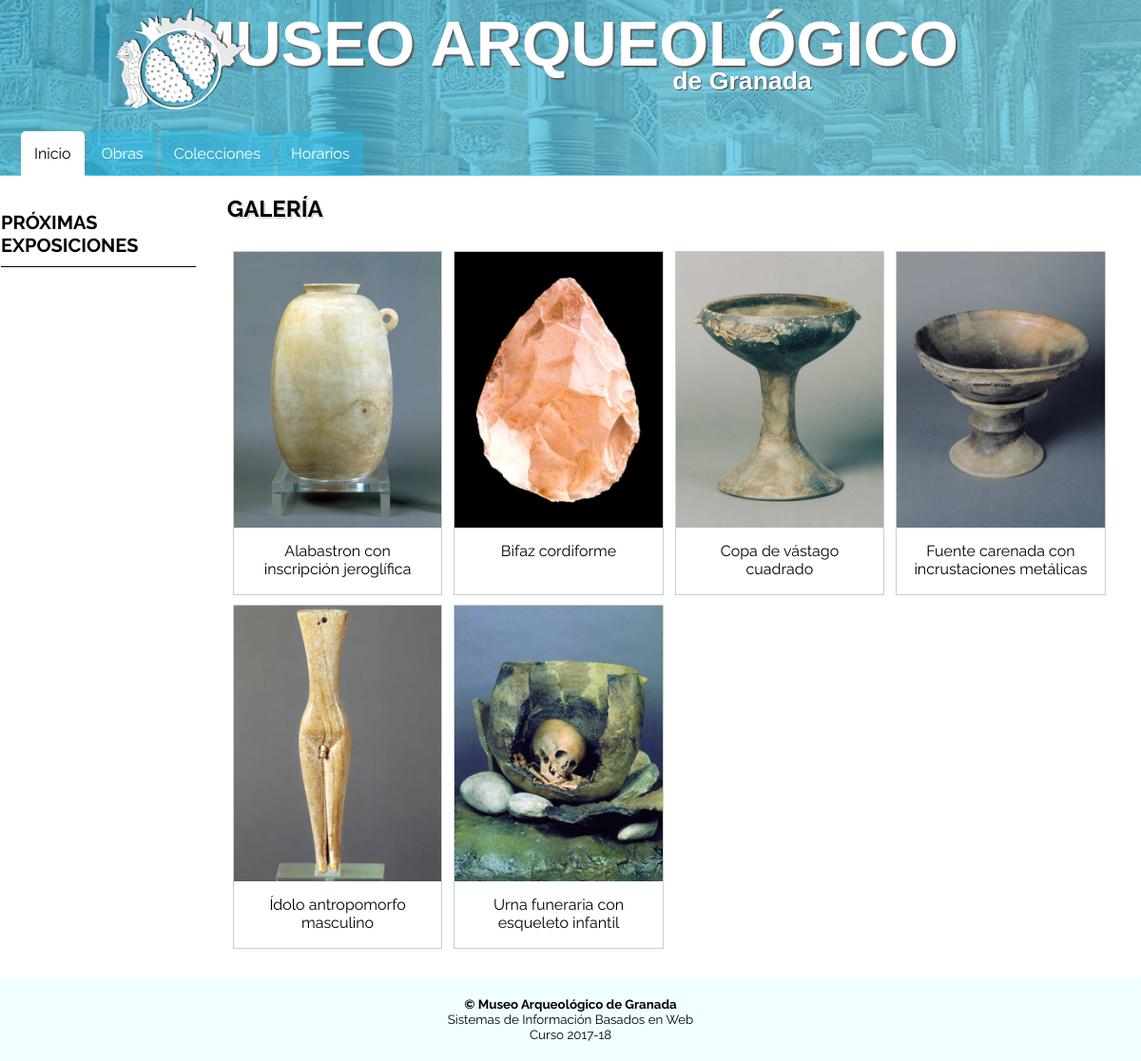
Before: / with the older database file.
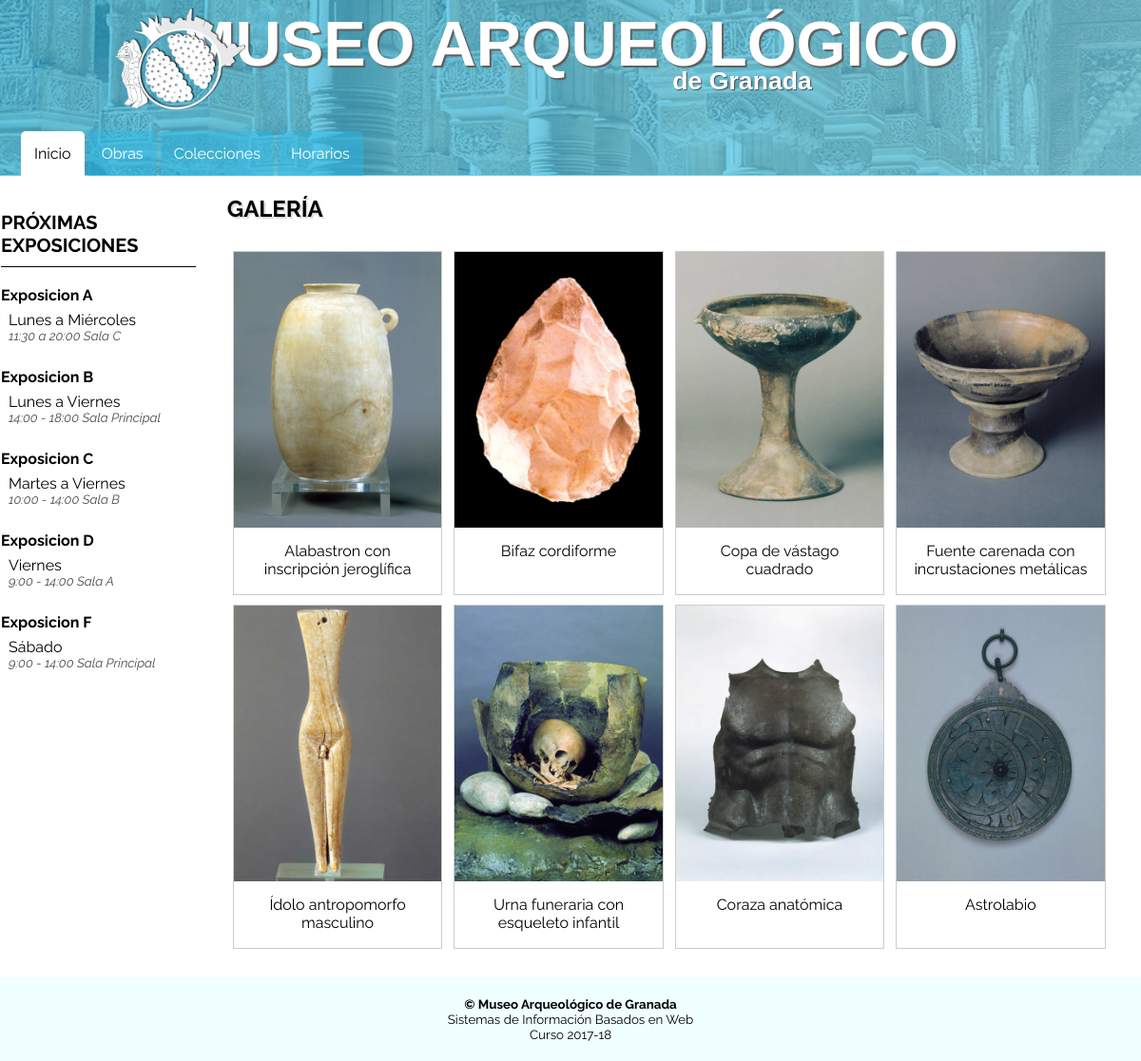
After: the same page with the newer database file.
### tables this page shows
CREATE TABLE `obras` (
  `Nombre` varchar(50) DEFAULT NULL COMMENT 'nombre de la obra',
  `id` int(10) UNSIGNED NOT NULL,
  `fecha` varchar(100) DEFAULT NULL,
  `dimensiones` varchar(75) DEFAULT NULL,
  `procedencia` varchar(50) DEFAULT NULL,
  `comentario` text,
  `imagen` text NOT NULL,
  `video` varchar(200) DEFAULT 'https://www.youtube.com/embed/dQw4w9WgXcQ'
);

CREATE TABLE `exposiciones` (
  `id` int(11) NOT NULL COMMENT 'Id de la exp',
  `nombre` varchar(35) NOT NULL DEFAULT 'Exposicion' COMMENT 'Nombre',
  `fechas` varchar(70) NOT NULL COMMENT 'Fechas en formato DD/MM',
  `horario` varchar(30) NOT NULL COMMENT 'Horario en formato HH:MM - HH:MM',
  `ubicacion` varchar(50) NOT NULL DEFAULT 'Sala Principal'
);

### index.php (the view, shortened to what this page needs)
<?php
    include "conexion.php";
    if (isset($_GET['id'])) {
        $id_url = $_GET['id'] ;
        if( $id_url <= 8 && $id_url > 0){
            header("Location: obra.php?id=".$id_url);
        }
        else
            echo "ERROR: 404 página no encontrada, id incorrecto";
    } else {
        $menu_activo = 1;
        $resultado_obras = mysqli_query ($conexion, "SELECT * FROM obras");
        $resultado_exp   = mysqli_query ($conexion, "SELECT * FROM exposiciones");
        include "head.php";
        include "header.php";
?>
<body>
    <article>
        <h1>Galería</h1>
        <?php
            if ($resultado_obras->num_rows > 0) {
                while($array_resultado =  mysqli_fetch_assoc($resultado_obras)) {
                    echo "<div class='responsivo'><div class='galeria'><a href='obra.php?id=".$array_resultado['id']."'>";
                        echo "<img src='".$array_resultado['imagen']."' alt='".$array_resultado['Nombre']."'></a>";
                        echo "<div class='desc'>".$array_resultado['Nombre']."</div></div></div>";
                }
            }
        ?>
    </article>
    <aside>
        <h2>Próximas exposiciones</h2>
        <ul>
            <?php
                if ($resultado_exp->num_rows > 0) {
                    while($array_resultado =  mysqli_fetch_assoc($resultado_exp)) {
                        echo "<li><a href='exposicion.php?id=".$array_resultado['id']."'><h3>".$array_resultado['nombre']."</h3>";
                        echo "<p>".$array_resultado['fechas']."</p>";
                        echo "<p class='dia'>".$array_resultado['horario']." ".$array_resultado['ubicacion']."</p></a></li>";
                    }
                }
            ?>
        </ul>
    </aside>
    <?php include "footer.php"; ?>
</body>
<?php
}
?>

### head.php (shortened to what this page needs)
<head>
    <link rel="stylesheet" type="text/css" href="css/estilos.css">
</head>

### header.php
<div class="cover">
    <header>
        <img src="img/logo_header.png" />
        <h1>MUSEO ARQUEOLÓGICO</h1><h2>de Granada</h2>
    </header>
  <div class="menu">
      <ul>
          <li ><a <?php if($menu_activo == 1) {?>class="active" <?php } ?> href="index.php">Inicio</a></li>
          <li><a <?php if($menu_activo == 2) {?>class="active" <?php } ?> href="">Obras</a></li>
          <li><a <?php if($menu_activo == 3) {?>class="active" <?php } ?> href="coleccion.php">Colecciones</a></li>
          <li><a href="">Horarios</a></li>
      </ul>
  </div>

### footer.php
<footer>
    <b>&copy; Museo Arqueológico de Granada</b><br>
    Sistemas de Información Basados en Web<br>
    Curso 2017-18
</footer>

### css/estilos.css (style rules this page uses)
body { font-family: 'Raleway', sans-serif; }
article h1 { text-shadow: 2px 2px 1px #dddddd; }
div.cover { background: url('../img/alhambra_dentro_grande.jpg') no-repeat fixed; height: 206px; margin: -50px -10px 0px -10px; padding-bottom: 20px; z-index: 1; }
header { background-color: RGBA(42, 185, 231, 0.70); background: linear-gradient(to right, rgb(42, 185, 231, 0.70) , rgb(91, 201, 234, 0.75)); height: 150px; color: white; text-align: center; font-family: 'bebas', sans-serif; padding-top: 10px; padding-bottom: 20px; z-index: 2; }
header h1 { font-size: 50pt; text-shadow: 2px 2px 1px #5e5e5e; margin-top: 40px; z-index: 4; }
header h2 { font-size: 20pt; line-height: 0.1; margin-top: -45px; text-shadow: 1px 1px 1px #4d4d4d; margin-left: 30%; }
header img { position: absolute; left: 120px; float: left; height: 110px; margin-top: 40px; z-index: 3; }
.menu { width: 100%; clear: both; background-color: RGBA(42, 185, 231, 0.70); background: linear-gradient(to right, rgb(42, 185, 231, 0.70), rgb(91, 201, 234, 0.75)); }
.menu ul { list-style-type: none; margin: 0; padding: 14px 14px 14px 14px; width: 100%; margin-left: -10px; }
.menu li { text-align: center; display: inline; }
.menu li:first-child { margin-left: 20px; }
.menu li a { padding: 14px 14px 14px 14px; text-decoration: none; background-color: rgba(42, 185, 231, 0.5); border-top-left-radius: 5px; border-top-right-radius: 5px; color: white; transition: 0.5s; }
.menu li a.active { background-color: white; color: black; }
aside { width: 17%; float: left; padding-top: 20px; padding-left: 3px; }
aside ul { margin: 0; padding: 0; }
aside h2 { text-transform: uppercase; font-size: 15pt; margin-bottom: 30px; padding-bottom: 10px; border-bottom: solid black 1.5px; }
aside ul li h3 { font-size: 12pt; }
aside p { margin-left: 8px; line-height: 0.1; }
aside a { height: 5em; margin-top: -10px; text-decoration: none; background-color: RGBA(42, 185, 231, 0.00); color: black; display: block; border-radius: 5px; transition: ease-in 0.2s; }
p.dia { font-style: italic; color: rgb(77, 77, 77); font-size: 10pt; }
article h1 { text-transform: uppercase; }
article { width: 80%; float: right; padding-left: 20px; padding-bottom: 30px; }
div.galeria { border: 1px solid #ccc; float: left; text-align: center; }
div.galeria img { width: 100%; height: auto; }
div.desc { padding: 15px; text-align: center; height: 2.5em; }
.responsivo { padding: 0 6px; margin-top: 10px; float: left; width: 22.88888%; }
footer { padding: 20px 10px 20px 10px; width: 100%; margin-left: -10px; margin-bottom: -10px; text-align: center; font-size: 10pt; background-color: azure; clear: both; }

Changed rows visible on the page:
added obras: imagen (picture), Nombre "Coraza anatómica"
added obras: imagen (picture), Nombre "Astrolabio"
added exposiciones: nombre "Exposicion A", fechas "Lunes a Miércoles", horario "11:30 a 20:00", ubicacion "Sala C"
added exposiciones: nombre "Exposicion B", fechas "Lunes a Viernes", horario "14:00 - 18:00", ubicacion "Sala Principal"
added exposiciones: nombre "Exposicion C", fechas "Martes a Viernes", horario "10:00 - 14:00", ubicacion "Sala B"
added exposiciones: nombre "Exposicion D", fechas "Viernes", horario "9:00 - 14:00", ubicacion "Sala A"
added exposiciones: nombre "Exposicion F", fechas "Sábado", horario "9:00 - 14:00", ubicacion "Sala Principal"
